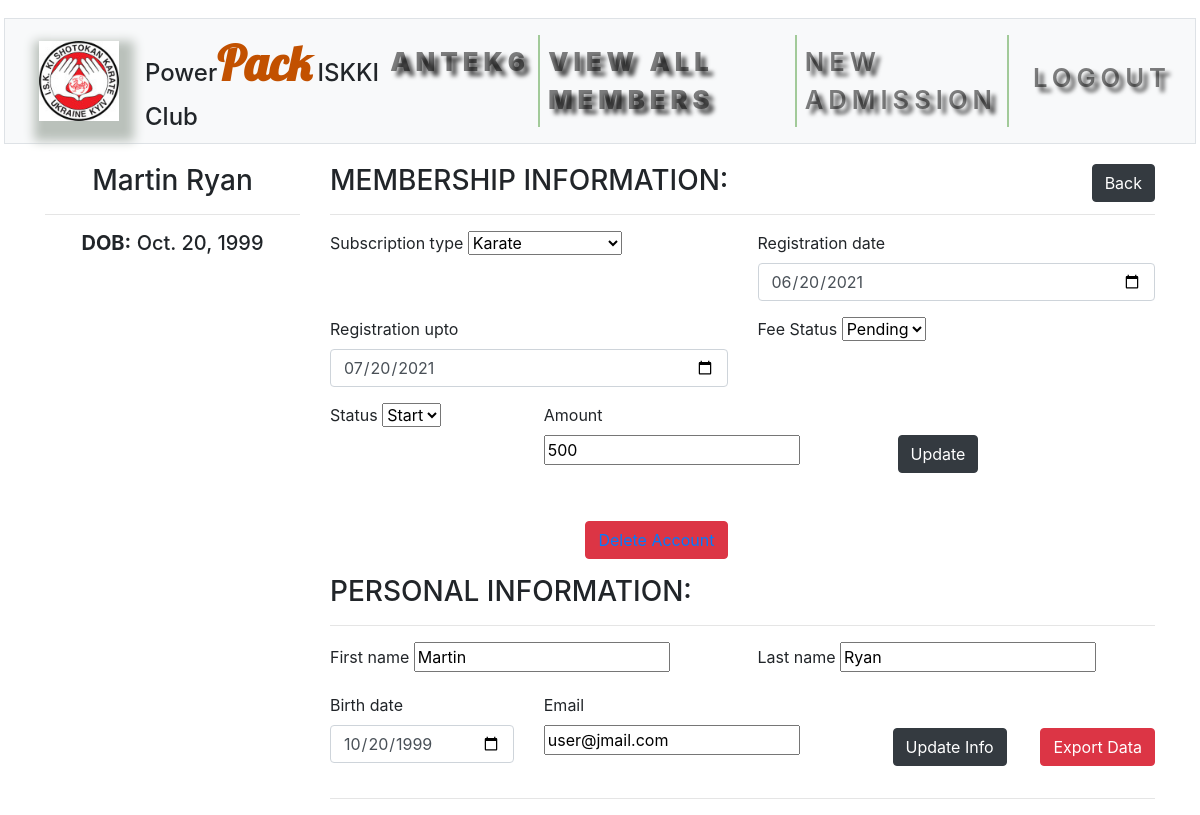
Screenshot of /update/7 (signed in) with the database file from the repository.
### membership/models.py (models this page shows, shortened)
class User(AbstractUser):
    pass
    birth_date = models.DateField(null=True, blank=True)
    registration_date = models.DateField(('Registration Date'), default=datetime.date.today)
    registration_upto = models.DateField(null=True, blank=True)
    subscription_type  = models.CharField(
                            ('Subscription Type'),
                            max_length=3,
                            choices=SUBSCRIPTION_TYPE_CHOICES,
                            default=SUBSCRIPTION_TYPE_CHOICES[0][0]
                            )
    amount = models.CharField(max_length=30, null=True, blank=True)
    fee_status = models.CharField(('Fee Status'), max_length=30, choices=FEE_STATUS, default=FEE_STATUS[0][0])
    notification = models.IntegerField(default=2, blank=True)
    stop = models.IntegerField(('Status'), choices=STATUS, default=STATUS[0][0], blank=True)

### membership/views.py (the view, shortened to what this page needs)
# urls.py: path("update/<int:id>", views.update_user, name="update_user"),
@login_required
def update_user(request, id):
    if request.method == 'POST' and request.POST.get('export'):
        return export_all(User.objects.filter(pk=id))
    if request.method == 'POST' and request.POST.get('no'):
        return redirect('/')
    if request.method == 'POST' and request.POST.get('membership'):
            isk_form = UpdateUserForm(request.POST)
            if isk_form.is_valid():
                object = User.objects.get(pk=id)
                amount = request.POST.get('amount')
                day = (parser.parse(request.POST.get('registration_upto')) - delta.relativedelta(months=+1)).day
                last_day = parser.parse(str(object.registration_upto)).day
                month = parser.parse(request.POST.get('registration_upto')).month
                last_month = parser.parse(str(object.registration_upto)).month
                if object.stop == 1 and not request.POST.get('stop') == '0' and request.POST.get('membership'):
                    messages.error(request, 'Please start the status of user to update the record')
                    return redirect('update_user', id=object.pk)
                elif (datetime.datetime.strptime(str(object.registration_date), "%Y-%m-%d") != datetime.datetime.strptime(request.POST.get('registration_date'), "%Y-%m-%d")):
                    object.registration_date =  parser.parse(request.POST.get('registration_date'))
                    object.registration_upto =  parser.parse(request.POST.get('registration_date')) + delta.relativedelta(months=+1)
                    object.fee_status = request.POST.get('fee_status')
                    object = check_status(request, object)
                    model_save(object)
                elif (object.amount != amount) and (object.subscription_type != request.POST.get('subscription_type')):
                    object.subscription_type =  request.POST.get('subscription_type')
                    object.registration_date =  parser.parse(request.POST.get('registration_upto'))
                    object.registration_upto =  parser.parse(request.POST.get('registration_upto')) + delta.relativedelta(months=+1)
                    object.fee_status = request.POST.get('fee_status')
                    object.amount =  request.POST.get('amount')
                    object = check_status(request, object)
                    model_save(object)
                elif (object.amount != amount) and ((request.POST.get('fee_status') == 'paid') or (request.POST.get('fee_status') == 'pending')):
                    object.amount = amount
                    object.fee_status = request.POST.get('fee_status')
                    object = check_status(request, object)
                    model_save(object)
                elif (object.amount != amount):
                    object.registration_date =  parser.parse(request.POST.get('registration_upto'))
                    object.registration_upto =  parser.parse(request.POST.get('registration_upto')) + delta.relativedelta(months=+1)
                    object.fee_status = request.POST.get('fee_status')
                    object.amount =  request.POST.get('amount')
                    if request.POST.get('fee_status') == 'pending':
                        object.notification =  1
                    elif request.POST.get('fee_status') == 'paid':
                        object.notification = 2
                    object = check_status(request, object)
                    model_save(object)
                else:
                    if not request.POST.get('stop') == '1':
                        object.registration_date =  parser.parse(request.POST.get('registration_date'))
                        object.registration_upto =  parser.parse(request.POST.get('registration_upto')) + delta.relativedelta(months=+1)
                        object.amount =  request.POST.get('amount')
                        if request.POST.get('fee_status') == 'pending':
                            object.notification =  1
                        elif request.POST.get('fee_status') == 'paid':
                            object.notification = 2
                    object.fee_status = request.POST.get('fee_status')
                    object = check_status(request, object)
                    model_save(object)
                user = User.objects.get(pk=id)
                isk_form = UpdateUserForm(initial={
                                    'registration_upto': user.registration_upto,
                                    'subscription_type': user.subscription_type,
                                    'registration_date': user.registration_date,
                                    'amount': user.amount,
                                    'fee_status': user.fee_status,
                                    'stop': user.stop,
                                    })
                info_form = UpdateUserInForm(initial={
                                    'first_name': user.first_name,
                                    'last_name': user.last_name,
                                    'birth_date': user.birth_date,
                                    'email': user.email,
                                    })
                messages.success(request, 'Record updated successfully!')
                return redirect('update_user', id=object.pk)
            else:
                user = User.objects.get(pk=id)
                info_form = UpdateUserInForm(initial={
                                    'first_name': user.first_name,
                                    'last_name': user.last_name,
                                    'birth_date': user.birth_date,
                                    'email': user.email,
                                    })
                return render(request,
                    'membership/update.html',
                    {
                        'isk_form': isk_form,
                        'info_form': info_form,
                        'user': user,
                    })
    else:
        user = User.objects.get(pk=id)
        isk_form = UpdateUserForm(initial={
                                'registration_upto': user.registration_upto,
                                'subscription_type': user.subscription_type,
                                'registration_date': user.registration_date,
                                'amount': user.amount,
                                'fee_status': user.fee_status,
                                'stop': user.stop,
                                })
        info_form = UpdateUserInForm(initial={
                                'first_name': user.first_name,
                                'last_name': user.last_name,
                                'birth_date': user.birth_date,
                                'email': user.email,
                                })
        return render(request,
            'membership/update.html',
            {
                'isk_form': isk_form,
                'info_form': info_form,
                'user': user,
            })

### membership/forms.py (shortened to what this page needs)
class UpdateUserForm(forms.Form):
    subscription_type = forms.ChoiceField(choices=SUBSCRIPTION_TYPE_CHOICES)
    registration_date = forms.DateField(widget=forms.DateInput(attrs={'class': 'datepicker form-control', 'type': 'date'}),)
    registration_upto = forms.DateField(widget=forms.DateInput(attrs={'class': 'datepicker form-control', 'type': 'date'}),)
    fee_status = forms.ChoiceField(label='Fee Status', choices=FEE_STATUS)
    amount = forms.CharField()
    stop = forms.ChoiceField(label='Status', choices=STATUS)

class UpdateUserInForm(forms.Form):
    first_name = forms.CharField(max_length=50)
    last_name = forms.CharField(max_length=50)
    birth_date = forms.DateField(widget=forms.DateInput(attrs={'class': 'datepicker  form-control', 'type': 'date'}),)
    email = forms.EmailField(required=True)

### membership/templates/membership/update.html (shortened to what this page needs)
{% extends 'membership/layout.html' %}
{% block content %}
    <div class="container" style="margin-top: 3%">
      <div class="row">
        <div class="col-md-3">
          <h3 class="text-center">{{ user.first_name }} {{ user.last_name }}</h3>
          <hr>
          <h5 class="text-center"><strong>DOB:</strong> {{ user.birth_date }}</h5>
        </div>
        <div class="col">
          <h3>MEMBERSHIP INFORMATION: <button class="btn btn-dark float-right" onclick="goBack()">Back</button></h3>
          <hr>
          <form method="POST" action="{% url 'update_user' user.id %}" style="margin-top: 2%" enctype="multipart/form-data">
              <div class="row">
                  <div class="form-group col-lg-6 col-md-6 col-sm-12 col-xs-12">
                    <label for="subscription_type">{{ isk_form.subscription_type.label }}</label>
                    {{ isk_form.subscription_type }}
                  </div>
                <div class="form-group col-lg-6 col-md-6 col-sm-12 col-xs-12">
                  <label for="registration_date">{{ isk_form.registration_date.label }}</label>
                  {{ isk_form.registration_date }}
                </div>
              </div>
              <div class="row">
                  <div class="form-group col-lg-6 col-md-6 col-sm-12 col-xs-12">
                    <label for="registration_upto">{{ isk_form.registration_upto.label }}</label>
                    {{ isk_form.registration_upto }}
                  </div>
                <div class="form-group col-lg-6 col-md-6 col-sm-12 col-xs-12">
                  <label for="fee_status">{{ isk_form.fee_status.label }}</label>
                  {{ isk_form.fee_status }}
                </div>
              </div>
              <div class="row">
                <div class="form-group col-lg-3 col-md-3 col-sm-12 col-xs-12">
                  <label for="stop">{{ isk_form.stop.label }}</label>
                  {{ isk_form.stop }}
                </div>
                <div class="form-group col-lg-3 col-md-3 col-sm-12 col-xs-12">
                  <label for="amount">{{ isk_form.amount.label }}</label>
                  {{ isk_form.amount }}
                </div>
                <div class="form-group col-lg-6 col-md-6 col-sm-12 col-xs-12">
                  <input type="submit" class="btn btn-dark" name="membership" value="Update" style="margin-top: 32px; margin-left: 140px;"/>
                </div>
                <div class="form-group col-lg-6 col-md-6 col-sm-12 col-xs-12">
                  <button class="btn btn-danger float-right" style="margin-top: 32px; margin-left: 20px"><a href="{% url 'delete_user' user.id %}">Delete Account</a></button>
                </div>
              </div>
            </form>
            <h3>PERSONAL INFORMATION:</h3>
            <hr>
            <form method="POST" action="{% url 'update_user' user.id %}" style="margin-top: 2%" enctype="multipart/form-data">
              <div class="row">
                <div class="form-group col">
                  <label for="first_name">{{ info_form.first_name.label }}</label>
                    {{ info_form.first_name }}
                </div>
                <div class="form-group col">
                  <label for="last_name">{{ info_form.last_name.label }}</label>
                    {{ info_form.last_name }}
                </div>
              </div>
              <div class="row">
		        	<div class="form-group col-lg-3 col-md-3 col-sm-12 col-xs-12">
                  <label for="dob">{{ info_form.birth_date.label }}</label>
                  {{ info_form.birth_date }}
              </div>
              <div class="form-group col-lg-3 col-md-3 col-sm-12 col-xs-12">
                  <label for="dob">{{ info_form.email.label }}</label>
                  {{ info_form.email }}
              </div>
                <div class="form-group col-lg-6 col-md-6 col-sm-12 col-xs-12">
                  <input type="submit" class="btn btn-dark" name="info" value="Update Info" style="margin-top: 35px; margin-left: 135px"/>
                  <input type="submit" class="btn btn-danger float-right" name="export" value="Export Data"  style="margin-top: 35px;"/>
                </div>
              </div>
            </form>
            <hr>
        </div>
      </div>
    </div>
{% endblock %}

### membership/templates/membership/layout.html (shortened to what this page needs)
{% load static %}
<!DOCTYPE html>
<html lang="en">
  <head>
    <link rel="stylesheet" href="https://cdn.jsdelivr.net/npm/bootstrap@4.5.3/dist/css/bootstrap.min.css">
    <link rel="stylesheet" href="https://cdnjs.cloudflare.com/ajax/libs/font-awesome/4.7.0/css/font-awesome.min.css">
    <link rel="stylesheet" href="{% static 'membership/styles.css' %}">
  </head>
  <body>
    <nav class="navbar navbar-expand-lg navbar-light bg-light mb-sm-4 mx-sm-1 border">
      <a class="navbar-brand" href="/"><img src="{% static 'membership/kt41.jpg' %}" class="cover" style="width: 80px" alt="iskki"></a>
       <div class="mr-auto">Power<span class="ki">Pack</span> ISKKI Club</div>
      <div class="collapse navbar-collapse" id="navbarNavDropdown">
        <ul class="navbar-nav ml-auto">
        {% if user.is_authenticated %}
          <li class="nav-item"><a class="nav-link" href="#"><strong>{{ user.username }}</strong></a></li>
          <li class="nav-item"><a class="nav-link" href="{% url 'view_user' %}"><strong>View All Members</strong></a></li>
          <li class="nav-item"><a class="nav-link" href="{% url 'users' %}">New Admission</li>
          <li class="nav-item"><a class="nav-link" href="{% url 'logout' %}">Logout</a></li>
        </ul>
          {% else %}
          <li class="nav-item"><a class="nav-link" href="" id="register-button">Register</a></li>
          <li class="nav-item"><a class="nav-link" href="" id="login-button">Login</a></li>
          {% endif %}
      </div>
    </nav>
        {% block content %}
        {% endblock %}
  </body>
</html>

### membership/static/membership/styles.css (style rules this page uses)
nav { margin-bottom: 1.0rem; }
nav { position: relative; margin: 2px; top: 1rem; background: #ebd4d4; padding: .5rem; }
nav a { color: #e6dddd; padding: 0.5em; font-weight: 600; font-size: 1.6rem; text-shadow: 5px 5px 4px rgba(0, 0, 0, 0.7); text-transform: uppercase; letter-spacing: 5px; }
.navbar-nav .nav-item:not(:last-child) { border-right: 2px solid rgba(32, 133, 7, 0.4); }
.mr-auto { font-size: 150%; font-weight: 500; }
.ki { font-size: 200%; font-weight: 600; font-family: 'Lobster'; color: #c25100; }
.cover { object-fit: cover; }
.cover { color: #54b7e6; margin-left: 0.5rem; -webkit-box-shadow: 5px 10px 10px 10px #d5ded6; box-shadow: 5px 10px 10px 10px #bac1bb; }
html { height: 100%; }

### rows the page displays
User: username "ANTEK6", first_name "Martin", last_name "Ryan", birth_date "Oct. 20, 1999", subscription_type "Karate", registration_date "06/20/2021", registration_upto "07/20/2021", fee_status "Pending", stop "Start", amount "500", birth_date "10/20/1999", email "user@jmail.com"

### other values shown
{{ isk_form.subscription_type.label }} "Subscription type"
{{ isk_form.registration_date.label }} "Registration date"
{{ isk_form.registration_upto.label }} "Registration upto"
{{ isk_form.fee_status.label }} "Fee Status"
{{ isk_form.stop.label }} "Status"
{{ isk_form.amount.label }} "Amount"
{{ info_form.first_name.label }} "First name"
{{ info_form.last_name.label }} "Last name"
{{ info_form.birth_date.label }} "Birth date"
{{ info_form.email.label }} "Email"
